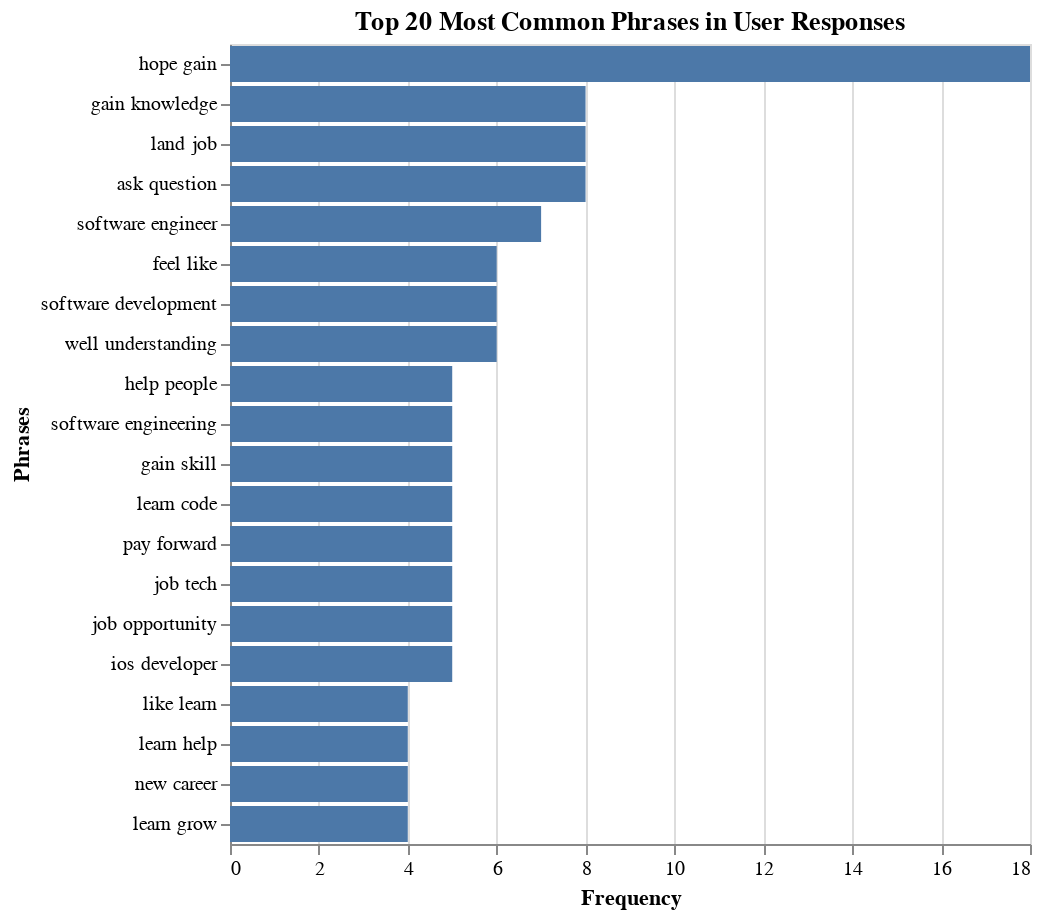

Here is the notebook cell this chart was saved with:
### Code cell
double_graph = alt.Chart(
                    double_top_20,
                    title="Top 20 Most Common Phrases in User Responses"
                    ).mark_bar().encode(
                        x=alt.X("frequency:Q",
                                title='Frequency'),
                        y=alt.Y("phrase:O",
                                title='Phrases',
                                sort="-x",
                                scale=alt.Scale()
                                ))
double_graph.display()

### Figure 1 — Vega-Lite specification as saved in the notebook (floating-point values rounded to 4 significant figures)
{"config": {"view": {"continuousWidth": 400, "continuousHeight": 300}}, "data": {"name": "data-eeabe5548083bb9dacb03b3329bd715f"}, "mark": "bar", "encoding": {"x": {"field": "frequency", "title": "Frequency", "type": "quantitative"}, "y": {"field": "phrase", "scale": {}, "sort": "-x", "title": "Phrases", "type": "ordinal"}}, "title": "Top 20 Most Common Phrases in User Responses", "$schema": "https://vega.github.io/schema/vega-lite/v4.17.0.json", "datasets": {"data-eeabe5548083bb9dacb03b3329bd715f": [{"phrase": "like learn", "frequency": 4}, {"phrase": "learn help", "frequency": 4}, {"phrase": "new career", "frequency": 4}, {"phrase": "learn grow", "frequency": 4}, {"phrase": "help people", "frequency": 5}, {"phrase": "software engineering", "frequency": 5}, {"phrase": "gain skill", "frequency": 5}, {"phrase": "learn code", "frequency": 5}, {"phrase": "pay forward", "frequency": 5}, {"phrase": "job tech", "frequency": 5}, {"phrase": "job opportunity", "frequency": 5}, {"phrase": "ios developer", "frequency": 5}, {"phrase": "feel like", "frequency": 6}, {"phrase": "software development", "frequency": 6}, {"phrase": "well understanding", "frequency": 6}, {"phrase": "software engineer", "frequency": 7}, {"phrase": "gain knowledge", "frequency": 8}, {"phrase": "land job", "frequency": 8}, {"phrase": "ask question", "frequency": 8}, {"phrase": "hope gain", "frequency": 18}]}}
